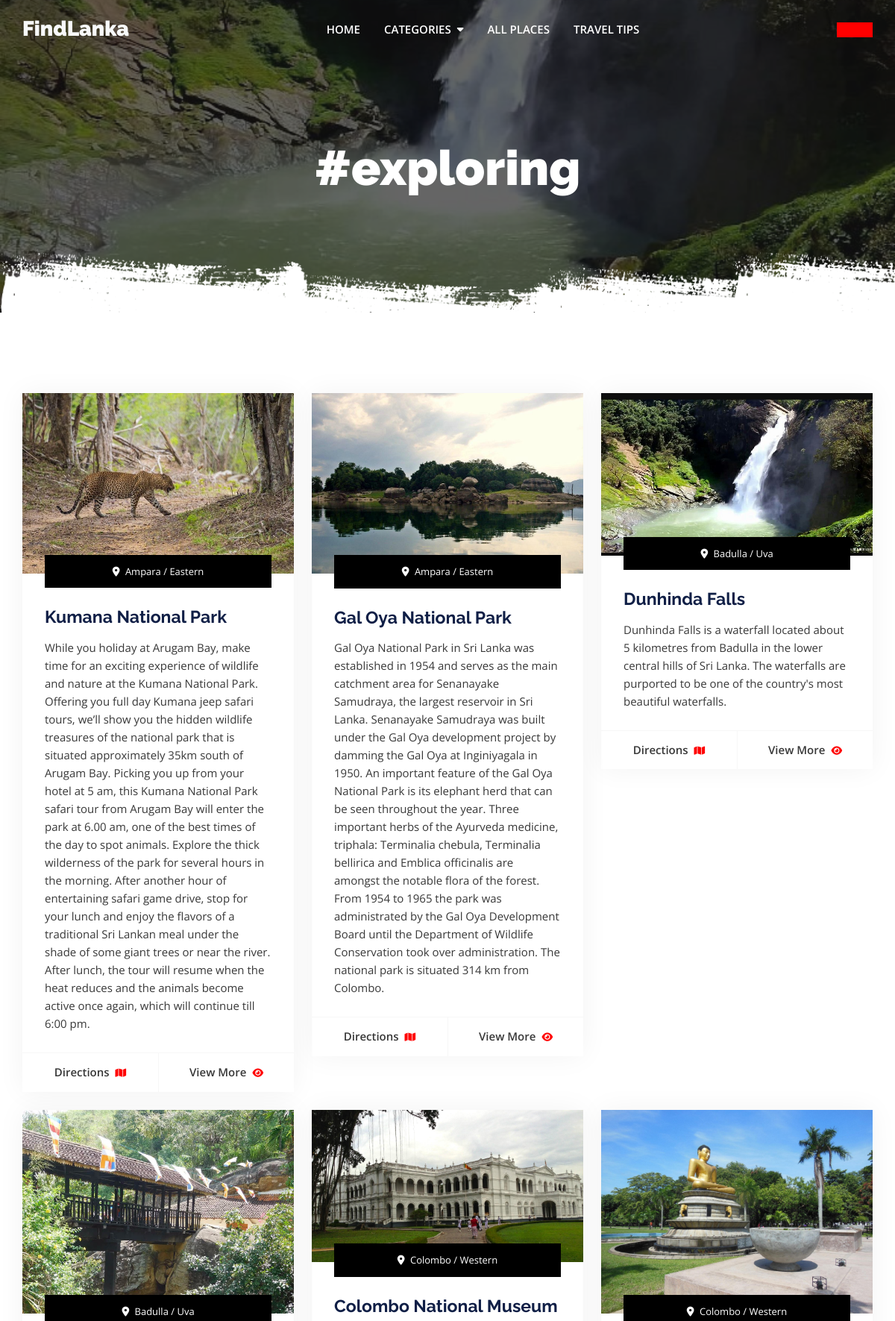
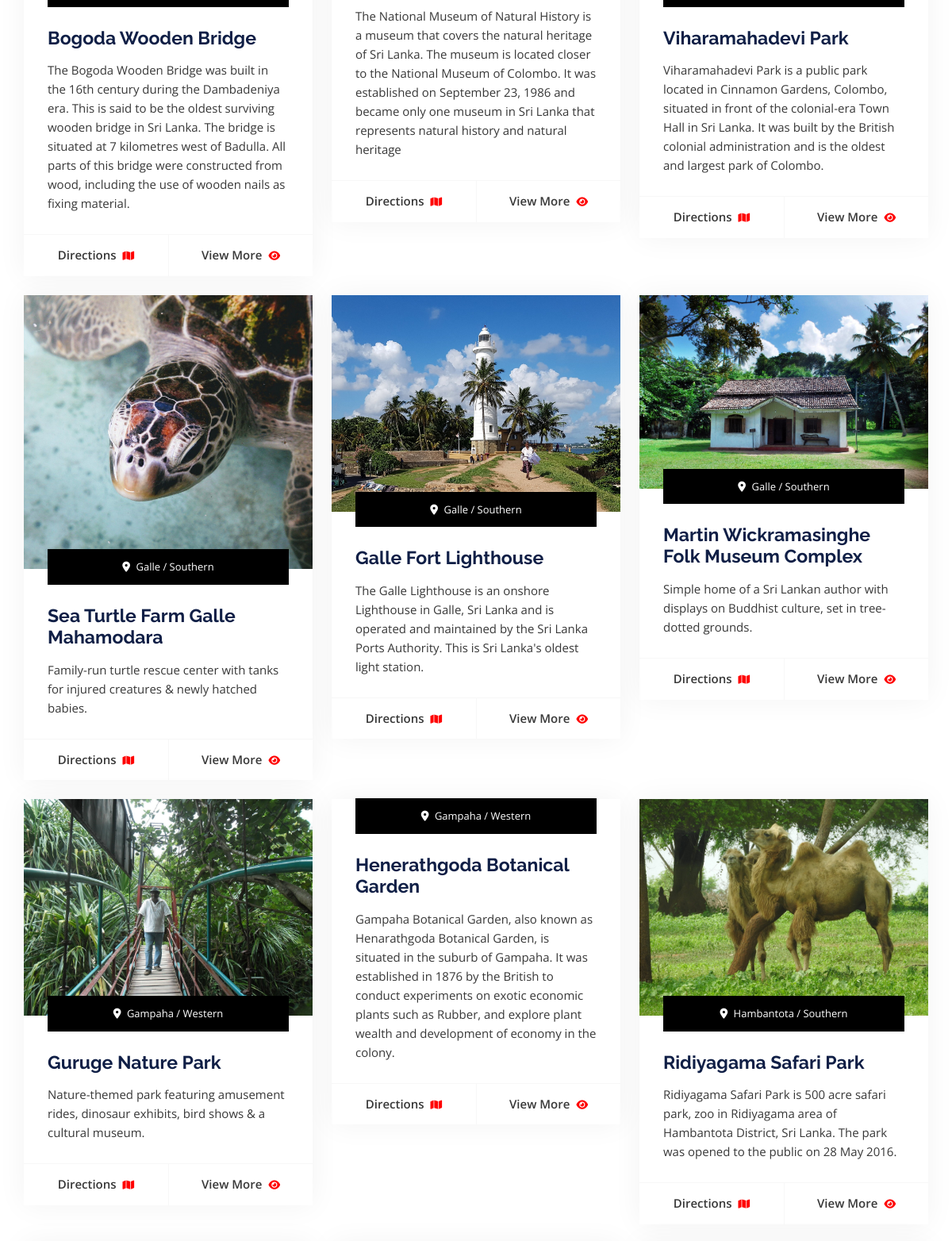
Page /category.php?category=exploring (upper part) on the committed database (2 pictures, top to bottom).
### tables this page shows
CREATE TABLE `places` (
  `id` int(11) NOT NULL,
  `title` varchar(255) NOT NULL,
  `des` varchar(2000) NOT NULL,
  `img` varchar(255) NOT NULL,
  `district` varchar(100) NOT NULL,
  `province` varchar(100) NOT NULL,
  `map` varchar(2000) NOT NULL,
  `category` varchar(50) NOT NULL
);

### category.php (the view, shortened to what this page needs)
<?php if(!isset($_GET['category'])){ header('Location:index.php');}else{$category = $_GET['category'];} ?>
<?php
include 'header.php';
?>
<?php
$cat_places = $conn->query("SELECT * FROM places WHERE category='$category';");
$img_main = $conn->query("SELECT * FROM places WHERE category='$category' ORDER BY RAND();")->fetch_assoc()['img'];
?>
         <main id="content" class="site-main">
            <section class="inner-banner-wrap">
               <div class="inner-baner-container" style="background-image: url(<?php echo $img_main; ?>);">
                  <div class="container">
                     <div class="inner-banner-content">
                        <h1 class="inner-title">#<?php echo $category; ?></h1>
                     </div>
                  </div>
               </div>
               <div class="inner-shape"></div>
            </section>
            <div class="package-section">
               <div class="container">
                  <div class="package-inner">
                     <div class="row">
                        <?php
                        while($row = $cat_places->fetch_assoc()){
                        ?>
                        <div class="col-lg-4 col-md-6">
                           <div class="package-wrap">
                              <figure class="feature-image">
                                    <img src="<?php echo $row['img'] ?>" alt="">
                              </figure>
                              <div class="package-content-wrap">
                                 <div class="package-meta text-center">
                                    <ul>
                                       <li>
                                          <i class="fas fa-map-marker-alt"></i>
                                          <?php echo($row['district'].' / '.$row['province']); ?>
                                       </li>
                                    </ul>
                                 </div>
                                 <div class="package-content">
                                    <h3>
                                       <?php echo $row['title']; ?>
                                    </h3>
                                    <p><?php echo $row['des'] ?></p>
                                    <div class="btn-wrap">
                                    <a target="_blank" href="https://www.google.com/maps?q=<?php echo $row['title']; ?>" class="button-text width-6">Directions<i class="fas fa-map"></i></a>
                                       <a href="view-place.php?id=<?php echo $row['id']; ?>" class="button-text width-6">View More<i class="fas fa-eye"></i></a>
                                    </div>
                                 </div>
                              </div>
                           </div>
                        </div>
                        <?php } ?>
                     </div>
                  </div>
               </div>
            </div>
         </main>
<?php include 'footer.php'; ?>

### rows in the picture
places: img (picture), district "Badulla", province "Uva", title "Dunhinda Falls", des "Dunhinda Falls is a waterfall located about 5 kilometres from Badulla in the lower central hills of Sri Lanka. The waterfalls are purported to be one of the country's most beautiful waterfalls."
places: img (picture), district "Ampara", province "Eastern", title "Kumana National Park", des "While you holiday at Arugam Bay, make time for an exciting experience of wildlife and nature at the Kumana National Park. Offering you full day Kumana jeep safari tours, we’ll show you the hidden wildlife treasures of the national park that is situated approximately 35km south of Arugam Bay. Picking you up from your hotel at 5 am, this Kumana National Park safari tour from Arugam Bay will enter the park at 6.00 am, one of the best times of the day to spot animals. Explore the thick wilderness of the park for several hours in the morning. After another hour of entertaining safari game drive, stop for your lunch and enjoy the flavors of a traditional Sri Lankan meal under the shade of some…"
places: img (picture), district "Ampara", province "Eastern", title "Gal Oya National Park", des "Gal Oya National Park in Sri Lanka was established in 1954 and serves as the main catchment area for Senanayake Samudraya, the largest reservoir in Sri Lanka. Senanayake Samudraya was built under the Gal Oya development project by damming the Gal Oya at Inginiyagala in 1950. An important feature of the Gal Oya National Park is its elephant herd that can be seen throughout the year. Three important herbs of the Ayurveda medicine, triphala: Terminalia chebula, Terminalia bellirica and Emblica officinalis are amongst the notable flora of the forest. From 1954 to 1965 the park was administrated by the Gal Oya Development Board until the Department of Wildlife Conservation took over…"
places: img (picture), district "Badulla", province "Uva", title "Bogoda Wooden Bridge", des "The Bogoda Wooden Bridge was built in the 16th century during the Dambadeniya era. This is said to be the oldest surviving wooden bridge in Sri Lanka. The bridge is situated at 7 kilometres west of Badulla. All parts of this bridge were constructed from wood, including the use of wooden nails as fixing material."
places: img (picture), district "Colombo", province "Western", title "Colombo National Museum", des "The National Museum of Natural History is a museum that covers the natural heritage of Sri Lanka. The museum is located closer to the National Museum of Colombo. It was established on September 23, 1986 and became only one museum in Sri Lanka that represents natural history and natural heritage"
places: img (picture), district "Colombo", province "Western", title "Viharamahadevi Park", des "Viharamahadevi Park is a public park located in Cinnamon Gardens, Colombo, situated in front of the colonial-era Town Hall in Sri Lanka. It was built by the British colonial administration and is the oldest and largest park of Colombo."
places: img (picture), district "Galle", province "Southern", title "Sea Turtle Farm Galle Mahamodara", des "Family-run turtle rescue center with tanks for injured creatures & newly hatched babies."
places: img (picture), district "Galle", province "Southern", title "Galle Fort Lighthouse", des "The Galle Lighthouse is an onshore Lighthouse in Galle, Sri Lanka and is operated and maintained by the Sri Lanka Ports Authority. This is Sri Lanka's oldest light station."
places: img (picture), district "Galle", province "Southern", title "Martin Wickramasinghe Folk Museum Complex", des "Simple home of a Sri Lankan author with displays on Buddhist culture, set in tree-dotted grounds."
places: img (picture), district "Gampaha", province "Western", title "Guruge Nature Park", des "Nature-themed park featuring amusement rides, dinosaur exhibits, bird shows & a cultural museum."
places: district "Gampaha", province "Western", title "Henerathgoda Botanical Garden", des "Gampaha Botanical Garden, also known as Henarathgoda Botanical Garden, is situated in the suburb of Gampaha. It was established in 1876 by the British to conduct experiments on exotic economic plants such as Rubber, and explore plant wealth and development of economy in the colony."
places: img (picture), district "Hambantota", province "Southern", title "Ridiyagama Safari Park", des "Ridiyagama Safari Park is 500 acre safari park, zoo in Ridiyagama area of Hambantota District, Sri Lanka. The park was opened to the public on 28 May 2016."

### other values in the picture
$category "exploring"
